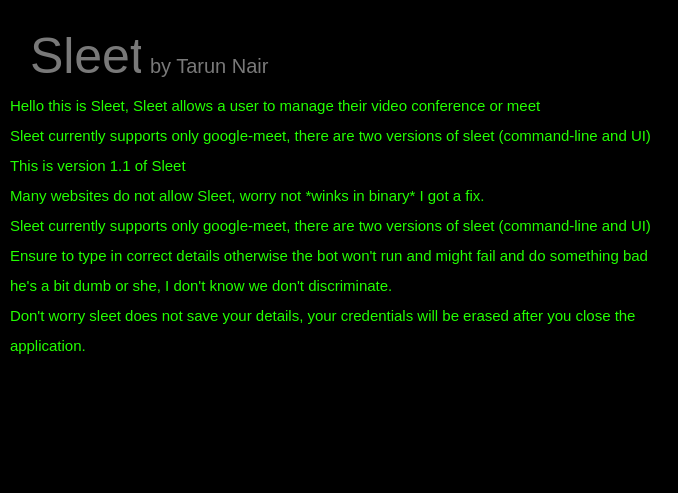
<?xml version="1.0" encoding="UTF-8"?>
<ui version="4.0">
 <class>instruction</class>
 <widget class="QMainWindow" name="instruction">
  <property name="geometry">
   <rect>
    <x>0</x>
    <y>0</y>
    <width>678</width>
    <height>493</height>
   </rect>
  </property>
  <property name="windowTitle">
   <string>Sleet</string>
  </property>
  <property name="styleSheet">
   <string notr="true">background-color: black;</string>
  </property>
  <widget class="QWidget" name="centralwidget">
   <widget class="QLabel" name="label">
    <property name="geometry">
     <rect>
      <x>30</x>
      <y>20</y>
      <width>111</width>
      <height>71</height>
     </rect>
    </property>
    <property name="styleSheet">
     <string notr="true">background-color: rgba(0,0,0,0%);
color: rgb(121, 121, 121);
font-size : 50px;

</string>
    </property>
    <property name="text">
     <string>Sleet</string>
    </property>
   </widget>
   <widget class="QLabel" name="label_2">
    <property name="geometry">
     <rect>
      <x>150</x>
      <y>50</y>
      <width>201</width>
      <height>31</height>
     </rect>
    </property>
    <property name="styleSheet">
     <string notr="true">background-color: rgba(0,0,0,0%);
color: rgb(121, 121, 121);
font-size : 20px;

</string>
    </property>
    <property name="text">
     <string>by Tarun Nair</string>
    </property>
   </widget>
   <widget class="QLabel" name="label_3">
    <property name="geometry">
     <rect>
      <x>10</x>
      <y>90</y>
      <width>531</width>
      <height>31</height>
     </rect>
    </property>
    <property name="styleSheet">
     <string notr="true">background-color: rgba(0,0,0,0%);
color: rgb(35, 255, 1);
font-size : 15px;

</string>
    </property>
    <property name="text">
     <string>Hello this is Sleet, Sleet allows a user to manage their video conference or meet.</string>
    </property>
   </widget>
   <widget class="QLabel" name="label_4">
    <property name="geometry">
     <rect>
      <x>10</x>
      <y>120</y>
      <width>641</width>
      <height>31</height>
     </rect>
    </property>
    <property name="styleSheet">
     <string notr="true">background-color: rgba(0,0,0,0%);
color: rgb(35, 255, 1);
font-size : 15px;

</string>
    </property>
    <property name="text">
     <string>Sleet currently supports only google-meet, there are two versions of sleet (command-line and UI).</string>
    </property>
   </widget>
   <widget class="QLabel" name="label_5">
    <property name="geometry">
     <rect>
      <x>10</x>
      <y>150</y>
      <width>641</width>
      <height>31</height>
     </rect>
    </property>
    <property name="styleSheet">
     <string notr="true">background-color: rgba(0,0,0,0%);
color: rgb(35, 255, 1);
font-size : 15px;

</string>
    </property>
    <property name="text">
     <string>This is version 1.1 of Sleet</string>
    </property>
   </widget>
   <widget class="QLabel" name="label_6">
    <property name="geometry">
     <rect>
      <x>10</x>
      <y>180</y>
      <width>641</width>
      <height>31</height>
     </rect>
    </property>
    <property name="styleSheet">
     <string notr="true">background-color: rgba(0,0,0,0%);
color: rgb(35, 255, 1);
font-size : 15px;

</string>
    </property>
    <property name="text">
     <string>Many websites do not allow Sleet, worry not *winks in binary* I got a fix.</string>
    </property>
   </widget>
   <widget class="QLabel" name="label_7">
    <property name="geometry">
     <rect>
      <x>10</x>
      <y>210</y>
      <width>641</width>
      <height>31</height>
     </rect>
    </property>
    <property name="styleSheet">
     <string notr="true">background-color: rgba(0,0,0,0%);
color: rgb(35, 255, 1);
font-size : 15px;

</string>
    </property>
    <property name="text">
     <string>Sleet currently supports only google-meet, there are two versions of sleet (command-line and UI).</string>
    </property>
   </widget>
   <widget class="QLabel" name="label_8">
    <property name="geometry">
     <rect>
      <x>10</x>
      <y>240</y>
      <width>641</width>
      <height>31</height>
     </rect>
    </property>
    <property name="styleSheet">
     <string notr="true">background-color: rgba(0,0,0,0%);
color: rgb(35, 255, 1);
font-size : 15px;

</string>
    </property>
    <property name="text">
     <string>Ensure to type in correct details otherwise the bot won't run and might fail and do something bad</string>
    </property>
   </widget>
   <widget class="QLabel" name="label_9">
    <property name="geometry">
     <rect>
      <x>10</x>
      <y>270</y>
      <width>641</width>
      <height>31</height>
     </rect>
    </property>
    <property name="styleSheet">
     <string notr="true">background-color: rgba(0,0,0,0%);
color: rgb(35, 255, 1);
font-size : 15px;

</string>
    </property>
    <property name="text">
     <string>he's a bit dumb or she, I don't know we don't discriminate.</string>
    </property>
   </widget>
   <widget class="QLabel" name="label_10">
    <property name="geometry">
     <rect>
      <x>10</x>
      <y>300</y>
      <width>641</width>
      <height>31</height>
     </rect>
    </property>
    <property name="styleSheet">
     <string notr="true">background-color: rgba(0,0,0,0%);
color: rgb(35, 255, 1);
font-size : 15px;

</string>
    </property>
    <property name="text">
     <string>Don't worry sleet does not save your details, your credentials will be erased after you close the</string>
    </property>
   </widget>
   <widget class="QLabel" name="label_11">
    <property name="geometry">
     <rect>
      <x>10</x>
      <y>330</y>
      <width>641</width>
      <height>31</height>
     </rect>
    </property>
    <property name="styleSheet">
     <string notr="true">background-color: rgba(0,0,0,0%);
color: rgb(35, 255, 1);
font-size : 15px;

</string>
    </property>
    <property name="text">
     <string>application.</string>
    </property>
   </widget>
  </widget>
 </widget>
 <resources/>
 <connections/>
</ui>
